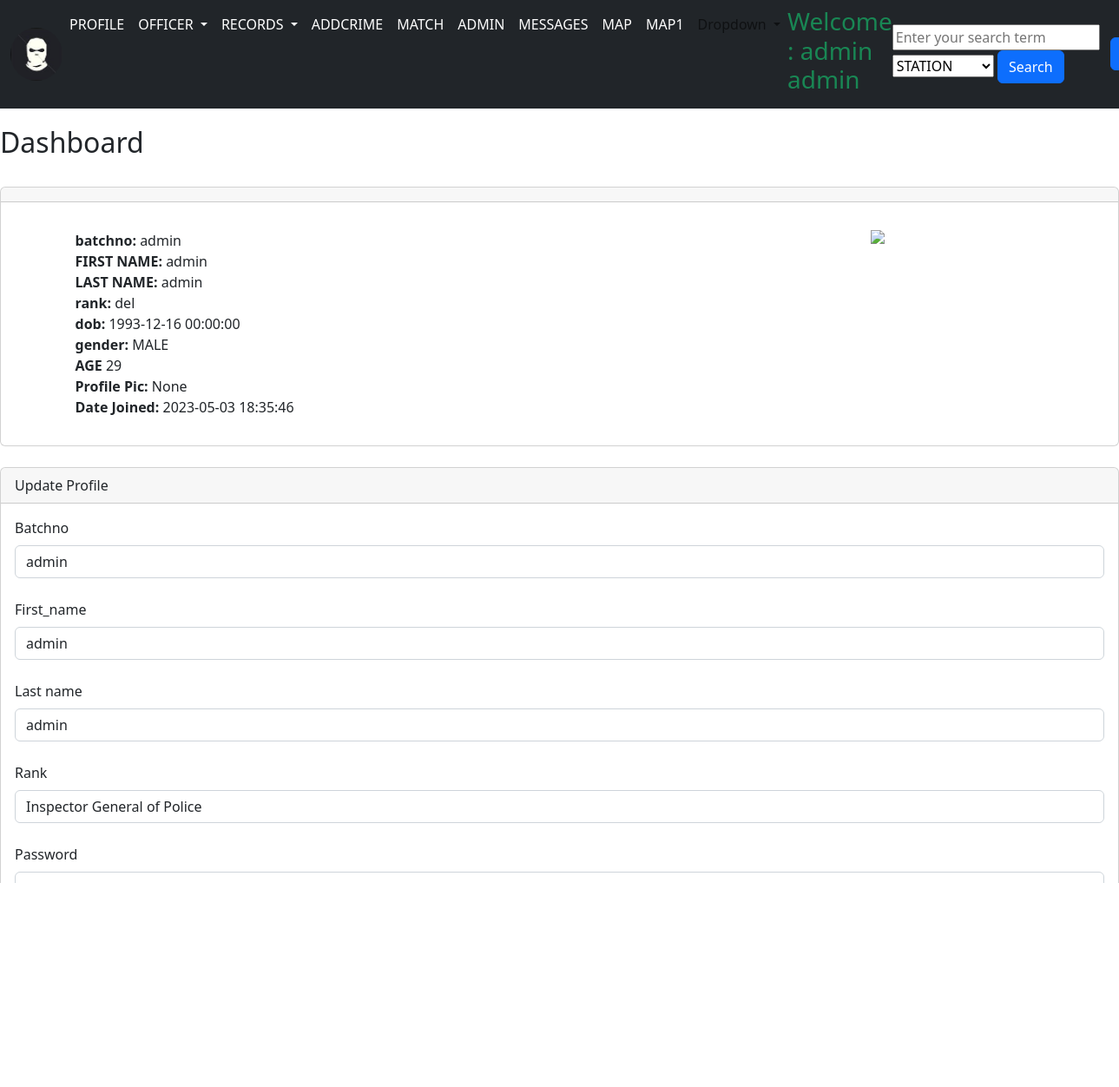
Page /dashboard/1 (signed in) on the committed database.
### models.py (models this page shows, shortened)
class User(db.Model, UserMixin):
    id = db.Column(db.Integer, primary_key=True)
    batchno = db.Column(db.String(20), unique=True, nullable=False)
    Phone_No = db.Column(db.String(21), nullable=True)
    Personal_email = db.Column(db.String(128), unique=True, nullable=False)
    first_name = db.Column(db.String(20), unique=False, nullable=False)
    last_name = db.Column(db.String(20), unique=False, nullable=False)
    rank = db.Column(db.String(20), unique=False, nullable=False)
    station = db.Column(db.String(120), db.ForeignKey('location.id'))
    profile_pic = db.Column(db.String(), nullable=True)
    dob = db.Column(db.DateTime, nullable=False)
    Supervisor_id = db.Column(
        db.String(128), nullable=False)
    active = db.Column(db.Boolean, default=False, nullable=False)
    gender = db.Column(db.String(20), unique=False, nullable=False)
    caught_by_user = db.relationship('Crimerecords', foreign_keys='Crimerecords.caught_by', backref='caught_by_id')
    messages_sent = db.relationship('Message', foreign_keys='Message.sender_id', backref='sender')
    messages_received = db.relationship('Message', foreign_keys='Message.recipient_id', backref='recipient')
    date_added = db.Column(db.DateTime, default=datetime.utcnow)
    password_hash = db.Column(db.String(128))

### app.py (the view)
@app.route('/dashboard/<int:id>', methods=['GET', 'POST'])
def dashboard(id):
	form = PoliceForm()
	id = current_user.id
	name_to_update = User.query.get_or_404(id)
	birth_date = name_to_update.dob
	today = datetime.utcnow()
	age = today.year - birth_date.year - ((today.month, today.day) < (birth_date.month, birth_date.day))
	if request.method == "POST":
		name_to_update.first_name = request.form['first_name']
		name_to_update.last_name = request.form['last_name']
		name_to_update.batchno = request.form['batchno']
		if request.files['profile_pic']:
			name_to_update.profile_pic = request.files['profile_pic']
			pic_filename = secure_filename(name_to_update.profile_pic.filename)
			pic_name = str(uuid.uuid1()) + "_" + pic_filename
			saver = request.files['profile_pic']
			name_to_update.profile_pic = pic_name
			try:
				db.session.commit()
				saver.save(os.path.join(app.config['UPLOAD_FOLDER'], pic_name))
				flash("User Updated Successfully!")
				return render_template("dashboard.html",
					form=form,
					name_to_update = name_to_update,
				id = id,age=age)
			except:
				flash("Error!  Looks like there was a problem...try again!")
				return render_template("dashboard.html",
					form=form,
					name_to_update = name_to_update,age=age)
		else:
			db.session.commit()
			flash("User Updated Successfully!")
			return render_template("dashboard.html",
				form=form,
				name_to_update = name_to_update,
				id = id,age=age)
	else:
		return render_template("dashboard.html",
				form=form,
				name_to_update = name_to_update,
				id = id ,age=age)
	return render_template('dashboard.html')

### app.py (called while the page is built)
@login_manager.user_loader
def load_user(user_id):
	return User.query.get(int(user_id))

### Templates/dashboard.html (shortened to what this page needs)
{% extends 'base.html' %}
{% block content %}
	<h2>Dashboard</h2>
	<br/>
	<div class="card">
  <div class="card-header">
  </div>
  <div class="card-body">
    <p class="card-text">
<div class="container">
	<div class="row">
		<div class="col-8">
		<strong>batchno:</strong>
			{{ name_to_update.batchno }}<br/>
    <strong>FIRST NAME:</strong>
	{{ name_to_update.first_name }}<br/>
	<strong>LAST NAME:</strong>
	{{ name_to_update.last_name }}<br/>
	<strong>rank:</strong>
	{{ name_to_update.rank }}<br/>
	<strong>dob:</strong>
	{{ name_to_update.dob }}<br/>
	<strong>gender:</strong>
	{{ name_to_update.gender }}<br/>
	<strong>AGE</strong>
	{{age}}
	<br/>
	<strong>Profile Pic:</strong>
	{{ name_to_update.profile_pic }}<br/>
	<strong>Date Joined:</strong>
	{{ name_to_update.date_added }}<br/>
    </p>
	</div>
	<div class="col-4">
		{% if name_to_update.profile_pic %}
		<img src="{{ url_for('static', filename='images/' + name_to_update.profile_pic)}}" width="200" align="right">
		{% else %}
		<img src="{{ url_for('static', filename='images/default_profile_pic.png')}}" width="200" align="right">
		{% endif %}
	</div>
	</div>
<br/>
{% if current_user.id == 1 %}
<div class="card">
  <div class="card-header">
    Update Profile
  </div>
  <div class="card-body">
  	<form action="/dashboard/{{ name_to_update.id }}" method="POST" enctype="multipart/form-data">
		{{ form.batchno.label(class="form-label") }}
		{{ form.batchno(class="form-control", value=name_to_update.batchno) }}
		<br/>
		{{ form.first_name.label(class="form-label") }}
		{{ form.first_name(class="form-control", value=name_to_update.first_name) }}
		<br/>
		{{ form.last_name.label(class="form-label") }}
		{{ form.last_name(class="form-control", value=name_to_update.last_name) }}
		<br/>
		{{ form.rank.label(class="form-label") }}
		{{ form.rank(class="form-control", value=name_to_update.rank) }}
		<br/>
		{{ form.password_hash.label(class="form-label") }}
		{{ form.password_hash(class="form-control", value=name_to_update. password_hash) }}
		<br/>
		<br/>
		{{ form.profile_pic.label(class="form-label") }}
		{{ form.profile_pic(class="form-control", value=name_to_update.profile_pic) }}
		<br/>
		{{ form.submit(class="btn btn-secondary btn-sm") }}
		{% endif %}
	</form>
</div>
</div>
{% endblock %}

### Templates/navbar.html (shortened to what this page needs)
<link href="../static/dist/css/bootstrap.min.css" rel="stylesheet">
<nav class="navbar navbar-expand-lg bg-dark">
  <link href="navbar.css" rel="stylesheet">
  <div class="container-fluid">
      {% if current_user.profile_pic %}
		<img src="{{ url_for('static', filename='images/' + current_user.profile_pic)}}" img class="img-profile rounded-circle" width="60x60">
		{% else %}
		<img src="{{ url_for('static', filename='images/default_photo.jpg')}}" img class="img-profile rounded-circle" width="60x60">
		{% endif %}
    <div class="collapse navbar-collapse" id="navbarSupportedContent">
      <ul class="navbar-nav me-auto mb-2 mb-lg-0">
        <li class="nav-item">
          <a class="nav-link px-2 text-white" aria-current="page" href="{{url_for('index')}}">PROFILE</a>
        </li>
        <li class="nav-item dropdown">
          <a class="nav-link dropdown-toggle text-white" href="" role="button" data-bs-toggle="dropdown" aria-expanded="false">
            OFFICER
          </a>
          <li class="nav-item dropdown">
            <a class="nav-link dropdown-toggle text-white" href="" role="button" data-bs-toggle="dropdown" aria-expanded="false">
              RECORDS
            </a>
        </li>
        <li class="nav-item">
          <a class="nav-link px-2 text-white" aria-current="page" href="{{url_for('addcrime')}}">ADDCRIME</a>
        </li>
         <li class="nav-item">
          <a class="nav-link px-2 text-white" aria-current="page" href="{{url_for('match')}}">MATCH</a>
        </li>
        {%if current_user.batchno == "admin"%}
        <li class="nav-item">
          <a class="nav-link px-2 text-white" aria-current="page" href="/admin">ADMIN</a>
        </li>
        {%endif%}
        <li class="nav-item">
          <a class="nav-link px-2 text-white" aria-current="page" href="/send_message">MESSAGES</a>
        </li>
        <li class="nav-item">
          <a class="nav-link px-2 text-white" aria-current="page" href="/map">MAP</a>
        </li>
        <li class="nav-item">
          <a class="nav-link px-2 text-white" aria-current="page" href="/map1">MAP1</a>
        </li>
        <li class="nav-item dropdown">
          <a class="nav-link dropdown-toggle" href="#" role="button" data-bs-toggle="dropdown" aria-expanded="false">
            Dropdown
          </a>
        </li>
        <li class="nav-item">
          <h3 class="text-success">Welcome : {{current_user.first_name }} {{current_user.last_name }}</h3>
        </li>
      </ul>
    </div>
    <form method="POST" action="{{ url_for('search') }}">
      <input type="text" name="search_term" placeholder="Enter your search term">
      <select name="filter_option">
        <option value="last_name">STATION</option>
      </select>
      <button type="submit" class="btn btn-primary">Search</button>
    </form>
  </div>
<a href="{{url_for('logout')}}" class="btn btn-primary btn-block">Logout</a>
</nav>

### static/css/navbar.css (style rules this page uses)
body { padding-bottom: 20px; }
.navbar { margin-bottom: 20px; }

### rows in the picture
User: first_name "admin", last_name "admin", batchno "admin", rank "del", dob "1993-12-16 00:00:00", gender "MALE", profile_pic "None", date_added "2023-05-03 18:35:46", rank "Inspector General of Police"
